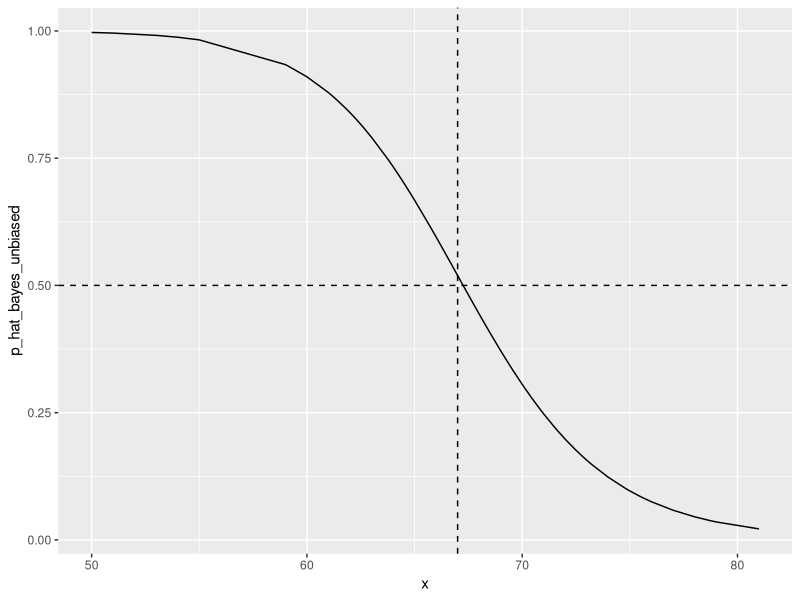

Here is the R script that generated this plot:
library(tidyverse)
library(dslabs)
# Generating train and test set
library("caret")
data("heights")
y <- heights$height
set.seed(2)
test_index <- createDataPartition(y, times = 1, p = 0.5, list = FALSE)
train_set <- heights %>% slice(-test_index)
test_set <- heights %>% slice(test_index)

# Estimating averages and standard deviations
params <- train_set %>%
  group_by(sex) %>%
  summarize(avg = mean(height), sd = sd(height))
params

# Estimating the prevalence
pi <- train_set %>% summarize(pi=mean(sex=="Female")) %>% pull(pi)
pi

# Getting an actual rule
x <- test_set$height
f0 <- dnorm(x, params$avg[2], params$sd[2])
f1 <- dnorm(x, params$avg[1], params$sd[1])
p_hat_bayes <- f1*pi / (f1*pi + f0*(1 - pi))



# Computing sensitivity
y_hat_bayes <- ifelse(p_hat_bayes > 0.5, "Female", "Male")
sensitivity(data = factor(y_hat_bayes), reference = factor(test_set$sex))

# Computing specificity
specificity(data = factor(y_hat_bayes), reference = factor(test_set$sex))

# Changing the cutoff of the decision rule
p_hat_bayes_unbiased <- f1 * 0.5 / (f1 * 0.5 + f0 * (1 - 0.5))
y_hat_bayes_unbiased <- ifelse(p_hat_bayes_unbiased > 0.5, "Female", "Male")
sensitivity(data = factor(y_hat_bayes_unbiased), reference = factor(test_set$sex))
specificity(data = factor(y_hat_bayes_unbiased), reference = factor(test_set$sex))

# Draw plot
qplot(x, p_hat_bayes_unbiased, geom = "line") +
  geom_hline(yintercept = 0.5, lty = 2) +
  geom_vline(xintercept = 67, lty = 2)
